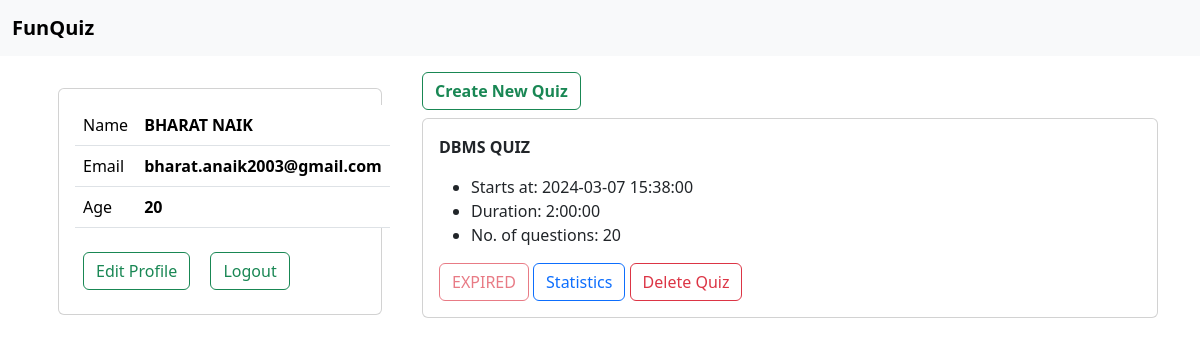
The page /dashboard (signed in) on the database its author committed.
### tables this page shows
CREATE TABLE USERS (
    ID INTEGER PRIMARY KEY AUTOINCREMENT,
    FNAME TEXT,
    LNAME TEXT,
    EMAIL TEXT NOT NULL UNIQUE,
    AGE INTEGER
);

CREATE TABLE QUIZ (
    CODE TEXT PRIMARY KEY,
    TITLE TEXT,
    START_TIME DATETIME,
    DURATION FLOAT,
    NO_QUESTIONS INTEGER
);

### wsgi.py (the view)
@app.route("/dashboard")
def index():
    quizzes = QuizHandler().list_quiz()
    user = None
    if session.get("user-token"):
        user = Auth().get_user(session.get("user-token"))
    return render_template("index.html", quizzes=quizzes, user=user)

### utils/auth.py (called while the page is built)
    def get_user(self, email:str):
        row =  self.cur.execute("SELECT ID,  FNAME, LNAME, AGE, EMAIL FROM USERS WHERE EMAIL = ?", (email, )).fetchone()
        if row:
            return User(*row)
        return None

### utils/database.py (called while the page is built)
    def __del__(self):
        self.conn.close()

### utils/quizhandler.py (called while the page is built)
    def list_quiz(self):
        response = self.cur.execute("SELECT * FROM QUIZ ORDER BY START_TIME DESC;")
        rows =  response.fetchall()
        return [
            Quiz(
                code = row[0],
                title=row[1],
                starts_at=datetime.fromisoformat(row[2]),
                duration=timedelta(seconds=row[3]),
                no_of_questions=row[4]
            ) for row in rows]

### utils/type.py (called while the page is built)
    def full_name(self):
        return self.fname + " " + self.lname

    def is_admin(self):
        return self.email in ADMIN_MAILS

    def is_expired(self)->bool:
        return (self.starts_at + self.duration ) < datetime.now()

### templates/index.html (shortened to what this page needs)
{% extends 'base.html' %}
{% block content %}
<div class="row">
{% if user %}
    <div class="col-md-4">
        <div class="card m-3">
            <div class="card-body">
                <table class="table">
                    <tr><td>Name</td><th>{{ user.full_name() }}</th></tr>
                    <tr><td>Email</td><th>{{ user.email }}</th></tr>
                    <tr><td>Age</td><th>{{ user.age }}</th></tr>
                </table>
                <a href="/edit-profile" class="btn btn-outline-success m-2">Edit Profile</a>
                <a href="/logout" class="btn btn-outline-success m-2">Logout</a>
            </div>
        </div>
    </div>
    {% endif %}
    <div class="col-md-8">
        {% if user %}
        {% if user.is_admin() %}
        <a href="/quiz/create" class="btn btn-outline-success"><b>Create New Quiz</b></a>
        {% endif %}
        {% endif %}
            {% for quiz in quizzes %}
            <div class="card my-2">
                <div class="card-body">
                    <p><b>{{ quiz.title }}</b></p>
                    <ul>
                        <li>Starts at: {{quiz.starts_at}}</li>
                        <li>Duration: {{quiz.duration}} </li>
                        <li>No. of questions: {{quiz.no_of_questions}}</li>
                    </ul>
                    {% if quiz.is_expired() %}
                    <button class="btn btn-outline-danger disabled" disabled>EXPIRED</button>
                    {% else %}
                    <a class="btn btn-outline-success" href="/quiz/attend/{{quiz.code}}">Attend Quiz</a>
                    {% endif %}
                    {% if user %}
                    {% if user.is_admin() %}
                    <a href="quiz/stats/{{quiz.code}}" class="btn btn-outline-primary">Statistics</a>
                    <a href="quiz/delete/{{quiz.code}}" class="btn btn-outline-danger">Delete Quiz</a>
                    {% endif %}
                    {% endif %}
                </div>
            </div>
            {% endfor %}
    </div>
</div>
{% endblock content %}

### rows shown on the page
USERS: email "bharat.anaik2003@gmail.com", age "20"
QUIZ: title "DBMS QUIZ", starts_at "2024-03-07 15:38:00", duration "2:00:00", no_of_questions "20"

### other values the page prints
{{ user.full_name() }} "BHARAT NAIK"
